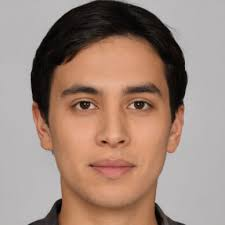
#> input picture data/images/face2.jpeg, 225 x 225 px
$ python basicFunctions.py
#> lines starting #> are read from the running program, lines starting #| are printed output that depends on the picture; after the words box and inside, x2 and y2 are one past the last pixel; in counts of white or black regions, pixels touching at a corner belong together
import cv2 as cv

img = cv.imread('data/images/face2.jpeg')
#> img is the input picture: shape (225, 225, 3); mean B, G, R 123.8, 136, 160.2
cv.imshow('Person', img)

img1 = cv.imread('data/images/house2.jpeg')
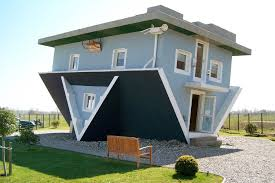
#> input picture data/images/house2.jpeg, 275 x 183 px
#> img1 is the input picture: shape (183, 275, 3); mean B, G, R 144.8, 153.5, 144.9
cv.imshow('House', img1)

# 1. Converting an image to grayscale
gray = cv.cvtColor(img, cv.COLOR_BGR2GRAY)
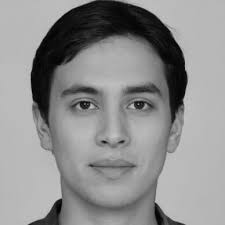
#> gray: shape (225, 225); min 0, max 204, mean 141.9
cv.imshow('Gray', gray)

# 2. Blur an image
blur = cv.GaussianBlur(img, (7,7), cv.BORDER_DEFAULT)
cv.imshow('Blurred Face', blur)

blur = cv.GaussianBlur(img1, (7,7), cv.BORDER_DEFAULT)
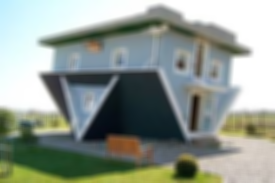
#> blur: shape (183, 275, 3); mean B, G, R 144.8, 153.5, 144.8
cv.imshow('Blurred House', blur)

# 3. Create an Edge Cascade
canny = cv.Canny(img1, 125, 175)
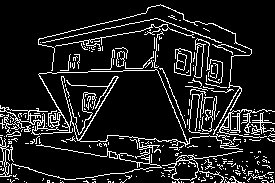
#> canny: shape (183, 275); 12% white in thin lines or dots
cv.imshow('Canny Edges', canny)

canny1 = cv.Canny(blur, 125, 175)
#> canny1: shape (183, 275); 4.1% white in thin lines or dots
cv.imshow('Canny Edges for Blurred', canny1)

# 4. Dilating an image
dilated = cv.dilate(canny1, (7,7), iterations=3)
#> dilated: shape (183, 275); 12.3% white; 21 white regions (2 under 20 px), largest, box (x1, y1, x2, y2) and area: (38, 5, 252, 144) 2733, (11, 162, 169, 183) 636, (32, 74, 75, 139) 596
cv.imshow('Dilated', dilated)

# 5. Erode image (Try to bring back original image after dilation)
eroded = cv.erode(dilated, (7,7), iterations=3)
#> eroded: shape (183, 275); 4.5% white in thin lines or dots
cv.imshow('Eroded', eroded)

# 6. Resize images
resized = cv.resize(img1, (800, 400), interpolation=cv.INTER_CUBIC)
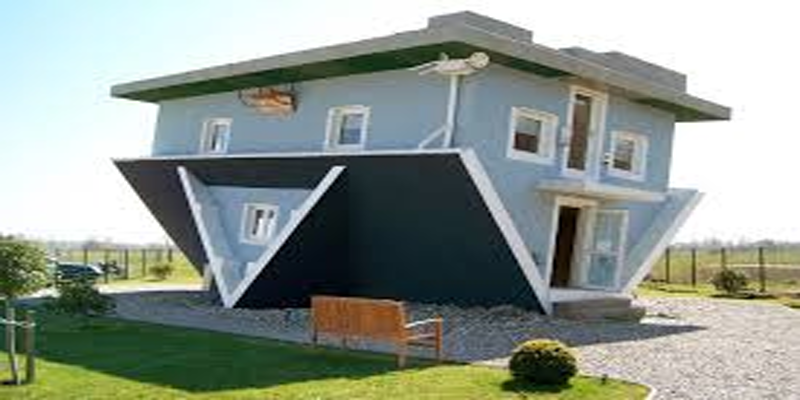
#> resized: shape (400, 800, 3); mean B, G, R 144.8, 153.5, 144.8
cv.imshow('Resized_UP', resized)

resized1 = cv.resize(img1, (200, 150), interpolation=cv.INTER_AREA)
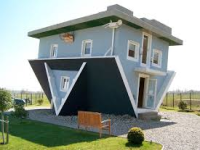
#> resized1: shape (150, 200, 3); mean B, G, R 144.8, 153.5, 144.9
cv.imshow('Resized_DOWN', resized)

# 7. Crop an Image (On the basis that images are arrays)
cropped = img1[100:200, 200:400]
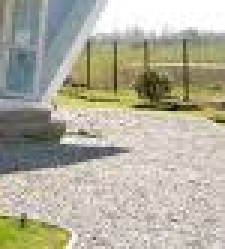
#> cropped: shape (83, 75, 3) (shown 3 times larger); mean B, G, R 157.8, 174.2, 177.3
cv.imshow('Cropped', cropped)

cv.waitKey(0)
